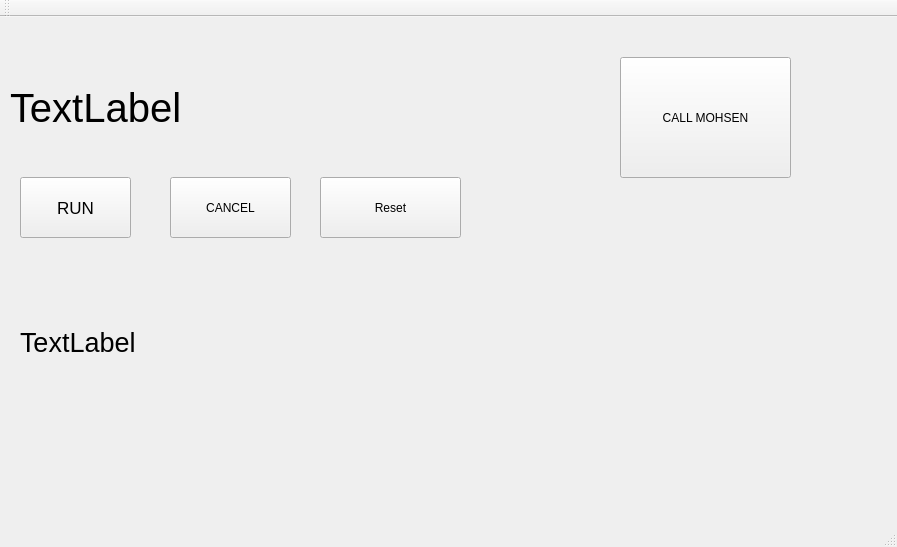
<?xml version="1.0" encoding="UTF-8"?>
<ui version="4.0">
 <class>MainWindow</class>
 <widget class="QMainWindow" name="MainWindow">
  <property name="geometry">
   <rect>
    <x>0</x>
    <y>0</y>
    <width>897</width>
    <height>547</height>
   </rect>
  </property>
  <property name="windowTitle">
   <string>MainWindow</string>
  </property>
  <widget class="QWidget" name="centralWidget">
   <widget class="QPushButton" name="pb_run">
    <property name="geometry">
     <rect>
      <x>20</x>
      <y>160</y>
      <width>111</width>
      <height>61</height>
     </rect>
    </property>
    <property name="font">
     <font>
      <pointsize>13</pointsize>
     </font>
    </property>
    <property name="text">
     <string>RUN</string>
    </property>
   </widget>
   <widget class="QPushButton" name="pb_cancel">
    <property name="geometry">
     <rect>
      <x>170</x>
      <y>160</y>
      <width>121</width>
      <height>61</height>
     </rect>
    </property>
    <property name="text">
     <string>CANCEL</string>
    </property>
   </widget>
   <widget class="QLabel" name="label_num">
    <property name="geometry">
     <rect>
      <x>10</x>
      <y>40</y>
      <width>531</width>
      <height>101</height>
     </rect>
    </property>
    <property name="font">
     <font>
      <pointsize>30</pointsize>
     </font>
    </property>
    <property name="text">
     <string>TextLabel</string>
    </property>
   </widget>
   <widget class="QLabel" name="label">
    <property name="geometry">
     <rect>
      <x>20</x>
      <y>260</y>
      <width>391</width>
      <height>131</height>
     </rect>
    </property>
    <property name="font">
     <font>
      <pointsize>20</pointsize>
     </font>
    </property>
    <property name="text">
     <string>TextLabel</string>
    </property>
   </widget>
   <widget class="QLabel" name="label_mohsen">
    <property name="geometry">
     <rect>
      <x>540</x>
      <y>220</y>
      <width>341</width>
      <height>241</height>
     </rect>
    </property>
    <property name="text">
     <string/>
    </property>
   </widget>
   <widget class="QPushButton" name="bp_mohsen">
    <property name="geometry">
     <rect>
      <x>620</x>
      <y>40</y>
      <width>171</width>
      <height>121</height>
     </rect>
    </property>
    <property name="text">
     <string>CALL MOHSEN</string>
    </property>
   </widget>
   <widget class="QPushButton" name="pb_reset">
    <property name="geometry">
     <rect>
      <x>320</x>
      <y>160</y>
      <width>141</width>
      <height>61</height>
     </rect>
    </property>
    <property name="text">
     <string>Reset</string>
    </property>
   </widget>
  </widget>
  <widget class="QMenuBar" name="menuBar">
   <property name="geometry">
    <rect>
     <x>0</x>
     <y>0</y>
     <width>897</width>
     <height>25</height>
    </rect>
   </property>
  </widget>
  <widget class="QToolBar" name="mainToolBar">
   <attribute name="toolBarArea">
    <enum>TopToolBarArea</enum>
   </attribute>
   <attribute name="toolBarBreak">
    <bool>false</bool>
   </attribute>
  </widget>
  <widget class="QStatusBar" name="statusBar"/>
 </widget>
 <layoutdefault spacing="6" margin="11"/>
 <resources/>
 <connections/>
</ui>
